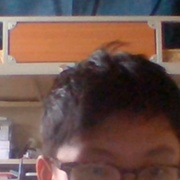
#> input picture pred/pred/camtest.1.jpg, 180 x 180 px, given in place of 1.jpg, which was not available
$ python opencv.py   (older library calls are emulated)
#> lines starting #> are read from the running program, lines starting #| are printed output that depends on the picture; after the words box and inside, x2 and y2 are one past the last pixel; in counts of white or black regions, pixels touching at a corner belong together; pictures that were not available may be replaced by others from this repository, and a replacement may not be noted
import cv2
import numpy as np
img_roi_y = 30
img_roi_x = 200
img_roi_height = 300  # [2]设置ROI区域的高度
img_roi_width = 300  # [3]设置ROI区域的宽度
capture = cv2.VideoCapture(0)
index = 1
# [21 lines left out: functions _remove_background, _bodyskin_detetc, not called in this run]
def ellipse_detect(image):
    img = image
    skinCrCbHist = np.zeros((256,256), dtype= np.uint8 )
    cv2.ellipse(skinCrCbHist ,(113,155),(23,15),43,0, 360, (255,255,255),-1)

    YCRCB = cv2.cvtColor(img,cv2.COLOR_BGR2YCR_CB)
    (y,cr,cb)= cv2.split(YCRCB)
    skin = np.zeros(cr.shape, dtype=np.uint8)
    (x,y)= cr.shape
    for i in range(0,x):
        for j in range(0,y):
            CR= YCRCB[i,j,1]
            CB= YCRCB[i,j,2]
            if skinCrCbHist [CR,CB]>0:
                skin[i,j]= 255
    dst = cv2.bitwise_and(img,img,mask= skin)

    # Matrix = np.ones((6, 6), np.uint8)
    # dst = cv2.morphologyEx(dst, cv2.MORPH_CLOSE, Matrix)
    # dst = cv2.morphologyEx(dst, cv2.MORPH_OPEN, Matrix)
    return dst
# [22 lines left out: functions getedge, get_yellow, threshold_demo, not called in this run]
num = 0
img1 = cv2.imread('modellmg/1.jpg', 0)
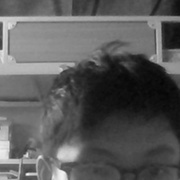
#> img1: shape (180, 180); min 5, max 248, mean 90
img2 = cv2.imread('modellmg/2.jpg', 0)
img3 = cv2.imread('modellmg/3.jpg', 0)
_, thresh1 = cv2.threshold(img1, 0, 255, cv2.THRESH_BINARY + cv2.THRESH_OTSU)
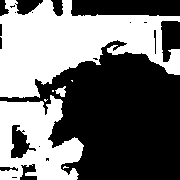
#> thresh1: shape (180, 180); 44.6% white; 7 white regions (4 under 20 px)
contours1, hierarchy = cv2.findContours(thresh1, 3, 2)
#> contours1 = 20 contours, 15 with area under 20; largest, box (x1, y1, x2, y2) and area: (0, 0, 180, 98) 9522, (0, 95, 84, 180) 4730, (10, 124, 37, 159) 482, (153, 29, 157, 55) 56, (55, 86, 66, 97) 54
_, thresh2 = cv2.threshold(img1, 0, 255, cv2.THRESH_BINARY + cv2.THRESH_OTSU)
contours2, hierarchy = cv2.findContours(thresh2, 3, 2)
#> contours2 has the same summary as contours1
_, thresh3 = cv2.threshold(img1, 0, 255, cv2.THRESH_BINARY + cv2.THRESH_OTSU)
contours3, hierarchy = cv2.findContours(thresh3, 3, 2)
#> contours3 has the same summary as contours1
while True:
    ret, frame = capture.read()
#> frame is the input picture: shape (180, 180, 3); mean B, G, R 75.4, 82.9, 109.5
    if ret is True:
        img_roi = frame[img_roi_y:(img_roi_y + img_roi_height), img_roi_x:(img_roi_x + img_roi_width)]
#> img_roi = empty array
        img_roi = ellipse_detect(img_roi)
#> in ellipse_detect, `cv2.ellipse(skinCrCbHist ,(113,155),(23,15),43,0, 360, (255,255,255),-1)`:
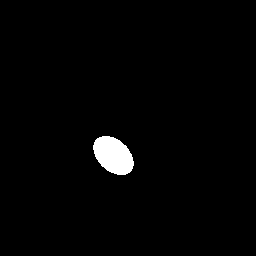
#> skinCrCbHist: shape (256, 256); 1.8% white; 1 white region, box (x1, y1, x2, y2) and area: (93, 136, 134, 175) 1148
#> (the run stopped early here; a loop or call above may not have finished)
